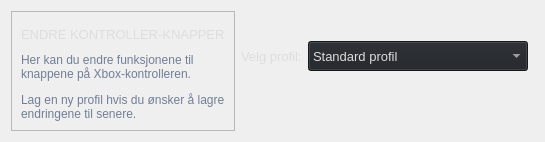
                                     <widget class="QFrame" name="btn_kontroller_container">
                                      <property name="maximumSize">
                                       <size>
                                        <width>16777215</width>
                                        <height>200</height>
                                       </size>
                                      </property>
                                      <property name="frameShape">
                                       <enum>QFrame::NoFrame</enum>
                                      </property>
                                      <property name="frameShadow">
                                       <enum>QFrame::Raised</enum>
                                      </property>
                                      <layout class="QHBoxLayout" name="horizontalLayout_13">
                                       <item>
                                        <widget class="QFrame" name="kontrollerTextContainer">
                                         <property name="frameShape">
                                          <enum>QFrame::StyledPanel</enum>
                                         </property>
                                         <property name="frameShadow">
                                          <enum>QFrame::Raised</enum>
                                         </property>
                                         <layout class="QVBoxLayout" name="verticalLayout_22">
                                          <item>
                                           <widget class="QLabel" name="title_kontroller">
                                            <property name="minimumSize">
                                             <size>
                                              <width>0</width>
                                              <height>20</height>
                                             </size>
                                            </property>
                                            <property name="font">
                                             <font>
                                              <family>Segoe UI</family>
                                              <pointsize>10</pointsize>
                                              <weight>50</weight>
                                              <italic>false</italic>
                                              <bold>false</bold>
                                             </font>
                                            </property>
                                            <property name="styleSheet">
                                             <string notr="true">color: #dddddd;</string>
                                            </property>
                                            <property name="text">
                                             <string>ENDRE KONTROLLER-KNAPPER</string>
                                            </property>
                                            <property name="alignment">
                                             <set>Qt::AlignLeading|Qt::AlignLeft|Qt::AlignVCenter</set>
                                            </property>
                                           </widget>
                                          </item>
                                          <item>
                                           <widget class="QLabel" name="text_kontroller_description">
                                            <property name="styleSheet">
                                             <string notr="true">color: rgb(113, 126, 149);</string>
                                            </property>
                                            <property name="lineWidth">
                                             <number>1</number>
                                            </property>
                                            <property name="text">
                                             <string>&lt;html&gt;&lt;head/&gt;&lt;body&gt;&lt;p&gt;Her kan du endre funksjonene til knappene på Xbox-kontrolleren.&lt;/p&gt;&lt;p&gt;Lag en ny profil hvis du ønsker å lagre endringene til senere.&lt;/p&gt;&lt;/body&gt;&lt;/html&gt;</string>
                                            </property>
                                            <property name="alignment">
                                             <set>Qt::AlignLeading|Qt::AlignLeft|Qt::AlignVCenter</set>
                                            </property>
                                            <property name="wordWrap">
                                             <bool>true</bool>
                                            </property>
                                           </widget>
                                          </item>
                                         </layout>
                                        </widget>
                                       </item>
                                       <item>
                                        <widget class="QFrame" name="profileContainer">
                                         <property name="minimumSize">
                                          <size>
                                           <width>0</width>
                                           <height>0</height>
                                          </size>
                                         </property>
                                         <property name="maximumSize">
                                          <size>
                                           <width>350</width>
                                           <height>200</height>
                                          </size>
                                         </property>
                                         <property name="frameShape">
                                          <enum>QFrame::NoFrame</enum>
                                         </property>
                                         <property name="frameShadow">
                                          <enum>QFrame::Raised</enum>
                                         </property>
                                         <layout class="QHBoxLayout" name="horizontalLayout_11">
                                          <property name="leftMargin">
                                           <number>0</number>
                                          </property>
                                          <property name="topMargin">
                                           <number>0</number>
                                          </property>
                                          <property name="rightMargin">
                                           <number>0</number>
                                          </property>
                                          <property name="bottomMargin">
                                           <number>30</number>
                                          </property>
                                          <item>
                                           <widget class="QLabel" name="text_velg_profil">
                                            <property name="minimumSize">
                                             <size>
                                              <width>0</width>
                                              <height>40</height>
                                             </size>
                                            </property>
                                            <property name="maximumSize">
                                             <size>
                                              <width>100</width>
                                              <height>40</height>
                                             </size>
                                            </property>
                                            <property name="font">
                                             <font>
                                              <family>Segoe UI</family>
                                              <pointsize>10</pointsize>
                                              <weight>50</weight>
                                              <italic>false</italic>
                                              <bold>false</bold>
                                             </font>
                                            </property>
                                            <property name="styleSheet">
                                             <string notr="true">color: #dddddd;</string>
                                            </property>
                                            <property name="text">
                                             <string>Velg profil:</string>
                                            </property>
                                           </widget>
                                          </item>
                                          <item>
                                           <widget class="QComboBox" name="comboBox_velg_profil">
                                            <property name="sizePolicy">
                                             <sizepolicy hsizetype="Preferred" vsizetype="Preferred">
                                              <horstretch>0</horstretch>
                                              <verstretch>0</verstretch>
                                             </sizepolicy>
                                            </property>
                                            <property name="minimumSize">
                                             <size>
                                              <width>220</width>
                                              <height>0</height>
                                             </size>
                                            </property>
                                            <property name="maximumSize">
                                             <size>
                                              <width>16777215</width>
                                              <height>30</height>
                                             </size>
                                            </property>
                                            <property name="font">
                                             <font>
                                              <family>Segoe UI</family>
                                              <pointsize>10</pointsize>
                                              <weight>50</weight>
                                              <italic>false</italic>
                                              <bold>false</bold>
                                             </font>
                                            </property>
                                            <property name="cursor">
                                             <cursorShape>PointingHandCursor</cursorShape>
                                            </property>
                                            <property name="styleSheet">
                                             <string notr="true">background-color: rgb(30, 33, 38); color: #dddddd;</string>
                                            </property>
                                            <property name="editable">
                                             <bool>false</bool>
                                            </property>
                                            <item>
                                             <property name="text">
                                              <string>Standard profil</string>
                                             </property>
                                            </item>
                                            <item>
                                             <property name="text">
                                              <string>Egendefinert profil</string>
                                             </property>
                                            </item>
                                           </widget>
                                          </item>
                                         </layout>
                                        </widget>
                                       </item>
                                       <item>
                                        <widget class="QFrame" name="profileBtnContainer">
                                         <property name="minimumSize">
                                          <size>
                                           <width>0</width>
                                           <height>120</height>
                                          </size>
                                         </property>
                                         <property name="frameShape">
                                          <enum>QFrame::NoFrame</enum>
                                         </property>
                                         <property name="frameShadow">
                                          <enum>QFrame::Raised</enum>
                                         </property>
                                         <widget class="QPushButton" name="btn_reset">
                                          <property name="geometry">
                                           <rect>
                                            <x>40</x>
                                            <y>70</y>
                                            <width>201</width>
                                            <height>45</height>
                                           </rect>
                                          </property>
                                          <property name="minimumSize">
                                           <size>
                                            <width>150</width>
                                            <height>45</height>
                                           </size>
                                          </property>
                                          <property name="font">
                                           <font>
                                            <family>Segoe UI</family>
                                            <pointsize>10</pointsize>
                                            <weight>50</weight>
                                            <italic>false</italic>
                                            <bold>false</bold>
                                           </font>
                                          </property>
                                          <property name="cursor">
                                           <cursorShape>PointingHandCursor</cursorShape>
                                          </property>
                                          <property name="styleSheet">
                                           <string notr="true">QPushButton { background-color: qlineargradient(spread:pad, x1:0.5, y1:0, x2:0.5, y2:1, stop:0 rgba(71, 81, 99, 255), stop:1 rgba(52, 59, 72, 255)); color: white;} QPushButton:hover { background-color: qlineargradient(spread:pad, x1:0.5, y1:0, x2:0.5, y2:1, stop:0 rgba(92, 104, 128, 255), stop:1 rgba(61, 69, 85, 255)); color: white;}</string>
                                          </property>
                                          <property name="text">
                                           <string> Reset</string>
                                          </property>
                                          <property name="icon">
                                           <iconset resource="resources.qrc">
                                            <normaloff>:/icons/images/icons/cil-x-circle.png</normaloff>:/icons/images/icons/cil-x-circle.png</iconset>
                                          </property>
                                         </widget>
                                         <widget class="QPushButton" name="btn_make_new_profile">
                                          <property name="geometry">
                                           <rect>
                                            <x>40</x>
                                            <y>20</y>
                                            <width>201</width>
                                            <height>45</height>
                                           </rect>
                                          </property>
                                          <property name="minimumSize">
                                           <size>
                                            <width>150</width>
                                            <height>45</height>
                                           </size>
                                          </property>
                                          <property name="font">
                                           <font>
                                            <family>Segoe UI</family>
                                            <pointsize>10</pointsize>
                                            <weight>50</weight>
                                            <italic>false</italic>
                                            <bold>false</bold>
                                           </font>
                                          </property>
                                          <property name="cursor">
                                           <cursorShape>PointingHandCursor</cursorShape>
                                          </property>
                                          <property name="styleSheet">
                                           <string notr="true">QPushButton { background-color: qlineargradient(spread:pad, x1:0.5, y1:0, x2:0.5, y2:1, stop:0 rgba(71, 81, 99, 255), stop:1 rgba(52, 59, 72, 255)); color: white;} QPushButton:hover { background-color: qlineargradient(spread:pad, x1:0.5, y1:0, x2:0.5, y2:1, stop:0 rgba(92, 104, 128, 255), stop:1 rgba(61, 69, 85, 255)); color: white;}</string>
                                          </property>
                                          <property name="text">
                                           <string> Lag ny profil</string>
                                          </property>
                                          <property name="icon">
                                           <iconset resource="resources.qrc">
                                            <normaloff>:/icons/images/icons/cil-file.png</normaloff>:/icons/images/icons/cil-file.png</iconset>
                                          </property>
                                         </widget>
                                        </widget>
                                       </item>
                                      </layout>
                                     </widget>
